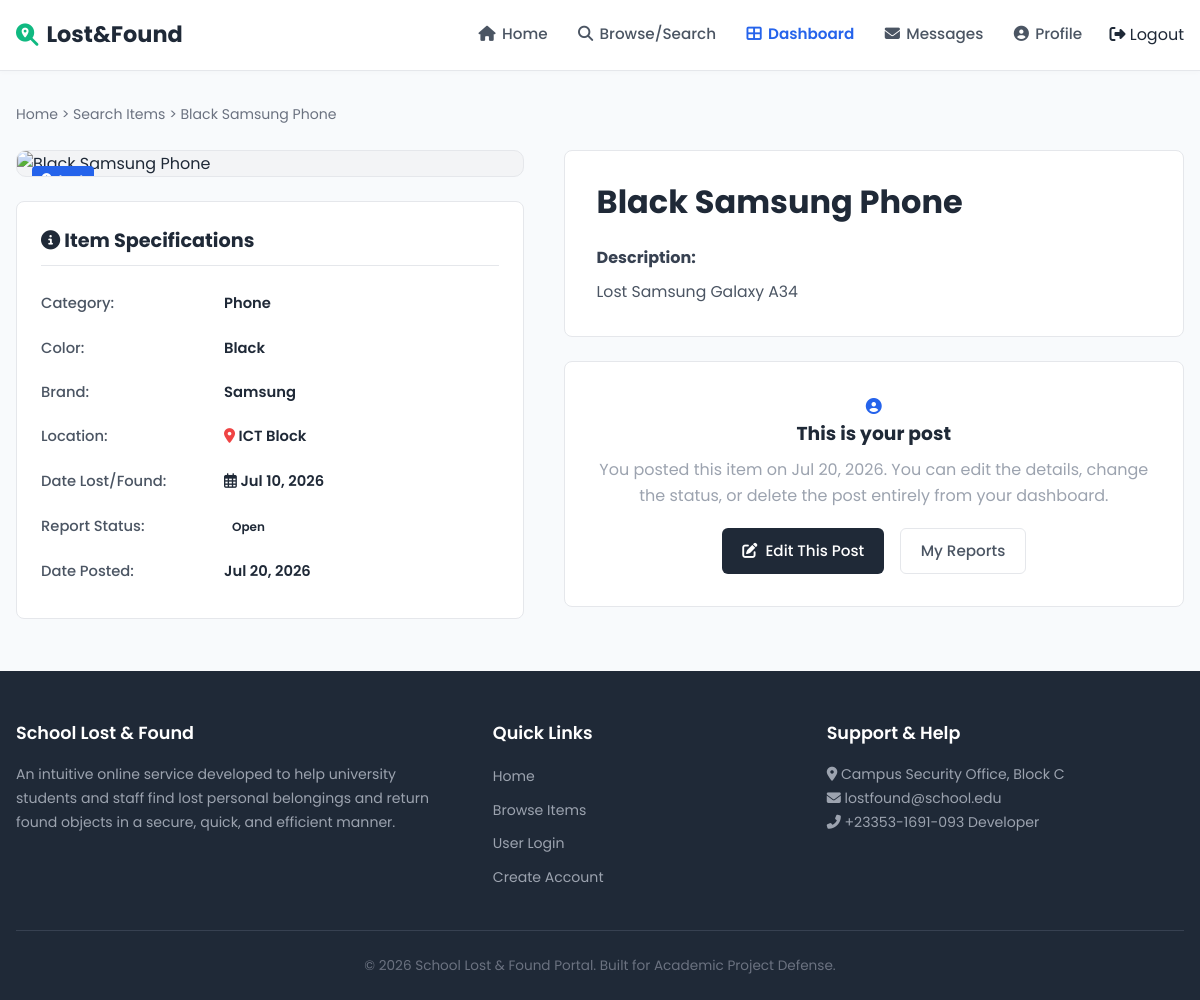
Screenshot of /item.php?id=1 (signed in) with the database file from the repository.
### tables this page shows
CREATE TABLE items (
    id INT AUTO_INCREMENT PRIMARY KEY,
    user_id INT NOT NULL,
    category_id INT NOT NULL,
    title VARCHAR(150) NOT NULL,
    description TEXT NOT NULL,
    item_type ENUM('Lost','Found') NOT NULL,
    color VARCHAR(50),
    brand VARCHAR(100),
    location VARCHAR(150) NOT NULL,
    date_lost_found DATE NOT NULL,
    image VARCHAR(255) DEFAULT 'default-item.png',
    status ENUM('Open','Claimed','Returned') DEFAULT 'Open',
    created_at TIMESTAMP DEFAULT CURRENT_TIMESTAMP,
    updated_at TIMESTAMP DEFAULT CURRENT_TIMESTAMP ON UPDATE CURRENT_TIMESTAMP,
    CONSTRAINT fk_items_user FOREIGN KEY (user_id) REFERENCES users(id) ON DELETE CASCADE,
    CONSTRAINT fk_items_category FOREIGN KEY (category_id) REFERENCES categories(id) ON DELETE RESTRICT
);

CREATE TABLE categories (
    id INT AUTO_INCREMENT PRIMARY KEY,
    category_name VARCHAR(100) NOT NULL UNIQUE,
    description TEXT,
    created_at TIMESTAMP DEFAULT CURRENT_TIMESTAMP
);

### item.php (the view, shortened to what this page needs)
<?php
require_once 'includes/db.php';
require_once 'includes/functions.php';
$item_id = isset($_GET['id']) ? (int)$_GET['id'] : 0;
$item_query = "SELECT i.*, c.category_name, u.full_name as poster_name, u.email as poster_email, u.phone as poster_phone, u.profile_picture as poster_pic, u.role as poster_role
               FROM items i
               JOIN categories c ON i.category_id = c.id
               JOIN users u ON i.user_id = u.id
               WHERE i.id = ?";
$stmt = mysqli_prepare($conn, $item_query);
if ($stmt) {
    mysqli_stmt_bind_param($stmt, "i", $item_id);
    mysqli_stmt_execute($stmt);
    $item_result = mysqli_stmt_get_result($stmt);
    $item = mysqli_fetch_assoc($item_result);
}
include_once 'includes/header.php';
?>
<div class="breadcrumbs">
    <a href="index.php">Home</a> &gt; <a href="search.php">Search Items</a> &gt; <span><?php echo htmlspecialchars($item['title']); ?></span>
</div>
<div class="item-detail-grid">
    <div class="item-spec-panel">
        <div class="detail-image-wrapper">
            <img src="assets/uploads/<?php echo !empty($item['image']) && $item['image'] !== 'default_item.png' ? $item['image'] : 'default_item.png'; ?>" alt="<?php echo $item['title']; ?>" class="detail-img" onerror="this.src='https://images.unsplash.com/photo-1553062407-98eeb64c6a62?auto=format&fit=crop&q=80&w=800'">
            <div class="detail-type-tag">
                <?php echo get_type_badge($item['item_type']); ?>
            </div>
        </div>
        <div class="spec-table-card">
            <h3><i class="fas fa-info-circle"></i> Item Specifications</h3>
            <table class="details-table">
                <tr>
                    <th>Category:</th>
                    <td><?php echo htmlspecialchars($item['category_name']); ?></td>
                </tr>
                <tr>
                    <th>Color:</th>
                    <td><?php echo !empty($item['color']) ? htmlspecialchars($item['color']) : '<em class="text-muted">Not specified</em>'; ?></td>
                </tr>
                <tr>
                    <th>Brand:</th>
                    <td><?php echo !empty($item['brand']) ? htmlspecialchars($item['brand']) : '<em class="text-muted">Not specified</em>'; ?></td>
                </tr>
                <tr>
                    <th>Location:</th>
                    <td><i class="fas fa-map-marker-alt text-red"></i> <?php echo htmlspecialchars($item['location']); ?></td>
                </tr>
                <tr>
                    <th>Date Lost/Found:</th>
                    <td><i class="far fa-calendar-alt"></i> <?php echo format_date($item['date_lost_found']); ?></td>
                </tr>
                <tr>
                    <th>Report Status:</th>
                    <td><?php echo get_status_badge($item['status']); ?></td>
                </tr>
                <tr>
                    <th>Date Posted:</th>
                    <td><?php echo format_date($item['created_at']); ?></td>
                </tr>
            </table>
        </div>
    </div>
    <div class="item-action-panel">
        <div class="item-desc-card">
            <h1 class="item-title"><?php echo htmlspecialchars($item['title']); ?></h1>
            <div class="desc-content">
                <h4>Description:</h4>
                <p><?php echo nl2br(htmlspecialchars($item['description'])); ?></p>
            </div>
        </div>
        <div class="contact-card">
            <?php if (!isset($_SESSION['user_id'])): ?>
                <div class="guest-prompt">
                    <h3>Want to contact the reporter?</h3>
                    <p>To submit a claim or message the person who posted this, you must be a registered member of our university lost & found portal.</p>
                    <div class="prompt-buttons">
                        <a href="login.php" class="btn btn-primary"><i class="fas fa-sign-in-alt"></i> Login Now</a>
                        <a href="register.php" class="btn btn-outline">Create Account</a>
                    </div>
                </div>
            <?php else: ?>
                <?php
                $logged_id = $_SESSION['user_id'];
                $is_owner = ($logged_id === (int)$item['user_id']);
                ?>
                <?php if ($is_owner): ?>
                    <div class="owner-prompt text-center">
                        <div class="owner-avatar">
                            <i class="fas fa-user-circle text-blue icon-large"></i>
                        </div>
                        <h3>This is your post</h3>
                        <p class="text-muted">You posted this item on <?php echo format_date($item['created_at']); ?>. You can edit the details, change the status, or delete the post entirely from your dashboard.</p>
                        <div class="prompt-buttons justify-center">
                            <a href="user/edit-item.php?id=<?php echo $item['id']; ?>" class="btn btn-secondary"><i class="fas fa-edit"></i> Edit This Post</a>
                            <a href="user/my-items.php" class="btn btn-outline">My Reports</a>
                        </div>
                    </div>
                <?php endif; ?>
            <?php endif; ?>
        </div>
    </div>
</div>
<?php
include_once 'includes/footer.php';
?>

### includes/functions.php (shortened to what this page needs)
<?php
function get_type_badge($item_type) {
    if (strtolower($item_type) === 'lost') {
        return '<span class="badge badge-lost"><i class="fas fa-search-plus"></i> Lost</span>';
    } else {
        return '<span class="badge badge-found"><i class="fas fa-hand-holding-heart"></i> Found</span>';
    }
}
function get_status_badge($status) {
    $status = strtolower($status);
    switch ($status) {
        default:
            return '<span class="status-badge">' . ucfirst($status) . '</span>';
    }
}
function format_date($date_string) {
    return date("M d, Y", strtotime($date_string));
}
?>

### assets/css/style.css (style rules this page uses)
:root { --primary-blue: #2563eb; --primary-blue-hover: #1d4ed8; --primary-green: #10b981; --primary-green-hover: #059669; --dark-charcoal: #1f2937; --light-gray: #f3f4f6; --medium-gray: #9ca3af; --border-gray: #e5e7eb; --alert-red: #ef4444; --gold: #f59e0b; --white: #ffffff; --max-width: 1200px; }
* { margin: 0; padding: 0; box-sizing: border-box; }
body { font-family: 'Poppins', sans-serif; background-color: #f8fafc; color: var(--dark-charcoal); line-height: 1.6; }
a { color: inherit; text-decoration: none; transition: all 0.3s ease; }
.text-blue { color: var(--primary-blue); }
.text-red { color: var(--alert-red); }
.text-muted { color: var(--medium-gray); }
.text-center { text-align: center; }
.justify-center { justify-content: center; }
.btn { display: inline-flex; align-items: center; justify-content: center; gap: 0.5rem; padding: 0.6rem 1.2rem; font-size: 0.95rem; font-weight: 500; border-radius: 6px; border: 1px solid transparent; cursor: pointer; transition: all 0.3s ease; text-align: center; }
.btn-secondary { background-color: var(--dark-charcoal); color: var(--white); }
.btn-outline { background-color: transparent; border-color: var(--border-gray); color: #4b5563; }
.badge { padding: 0.3rem 0.6rem; border-radius: 4px; font-size: 0.78rem; font-weight: 600; color: var(--white); display: inline-flex; align-items: center; gap: 0.3rem; }
.badge-lost { background-color: var(--primary-blue); }
.status-badge { padding: 0.2rem 0.5rem; border-radius: 4px; font-size: 0.75rem; font-weight: 600; display: inline-flex; align-items: center; gap: 0.25rem; }
.breadcrumbs { font-size: 0.88rem; color: #6b7280; margin-bottom: 1.5rem; }
.item-detail-grid { display: grid; grid-template-columns: 0.9fr 1.1fr; gap: 2.5rem; align-items: start; }
.detail-image-wrapper { position: relative; border-radius: 10px; overflow: hidden; background-color: var(--light-gray); border: 1px solid var(--border-gray); margin-bottom: 1.5rem; }
.detail-img { width: 100%; max-height: 400px; object-fit: contain; }
.detail-type-tag { position: absolute; top: 15px; left: 15px; }
.spec-table-card { background-color: var(--white); border: 1px solid var(--border-gray); border-radius: 8px; padding: 1.5rem; }
.spec-table-card h3 { font-size: 1.2rem; margin-bottom: 1rem; border-bottom: 1px solid var(--border-gray); padding-bottom: 0.5rem; }
.details-table { width: 100%; border-collapse: collapse; }
.details-table th, .details-table td { padding: 0.65rem 0; text-align: left; font-size: 0.92rem; }
.details-table th { color: #4b5563; font-weight: 500; width: 40%; }
.details-table td { font-weight: 600; }
.item-desc-card { background-color: var(--white); border: 1px solid var(--border-gray); border-radius: 8px; padding: 2rem; margin-bottom: 1.5rem; }
.item-title { font-size: 2rem; font-weight: 700; line-height: 1.2; margin-bottom: 1.5rem; }
.desc-content h4 { font-size: 1rem; margin-bottom: 0.5rem; color: #374151; }
.desc-content p { color: #4b5563; font-size: 0.98rem; white-space: pre-line; }
.contact-card { background-color: var(--white); border: 1px solid var(--border-gray); border-radius: 8px; padding: 2rem; }
.guest-prompt, .owner-prompt { text-align: center; }
.guest-prompt h3, .owner-prompt h3 { margin-bottom: 0.5rem; }
.prompt-buttons { display: flex; gap: 1rem; margin-top: 1.25rem; }

### rows the page displays
items: title "Black Samsung Phone", category.category_name "Phone", color "Black", brand "Samsung", location "ICT Block", date_lost_found "Jul 10, 2026", status "Open", created_at "Jul 20, 2026", description "Lost Samsung Galaxy A34"
